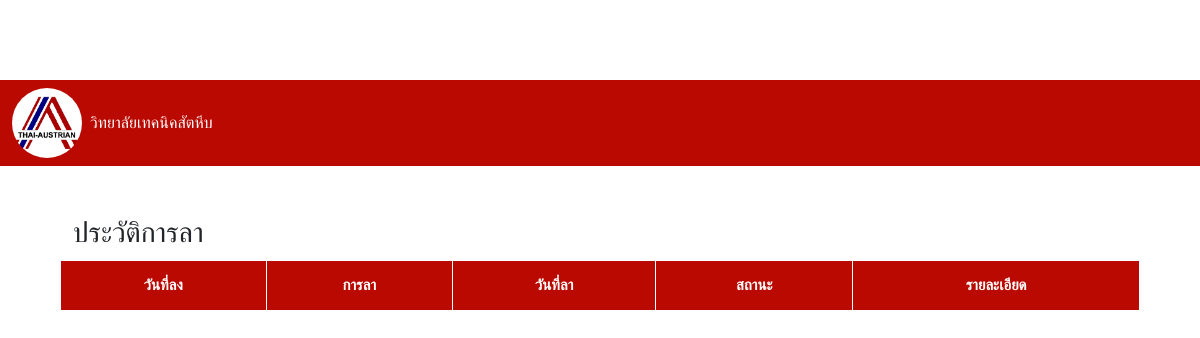
Before: /LeaveHistory.php (signed in) with the older database file.
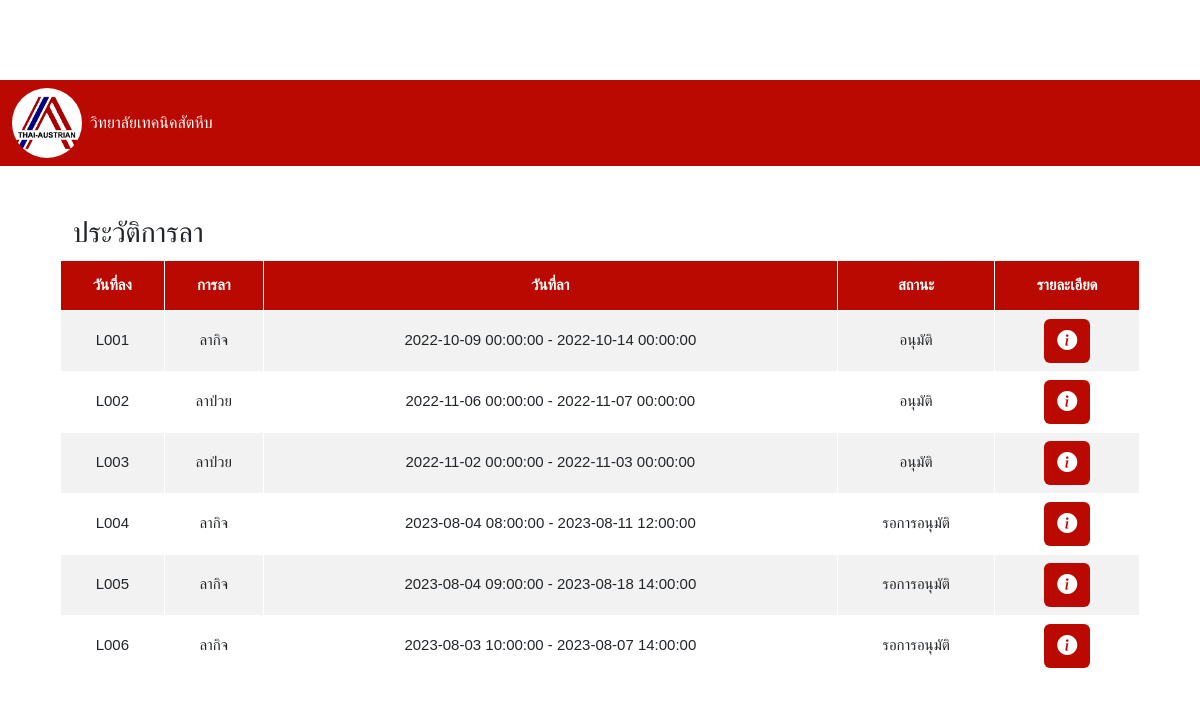
After: the same page with the newer database file.
### tables this page shows
CREATE TABLE `leaves` (
  `leave_id` varchar(5) NOT NULL,
  `leave_type_id` varchar(5) NOT NULL,
  `std_id` varchar(11) NOT NULL,
  `start_leave_date` datetime NOT NULL,
  `end_leave_date` datetime NOT NULL,
  `leave_comment` varchar(250) DEFAULT NULL,
  `std_admit` tinyint(1) NOT NULL,
  `parent_comment` varchar(250) DEFAULT NULL,
  `parent_admit` tinyint(1) NOT NULL,
  `teacher_comment` varchar(250) DEFAULT NULL,
  `teacher_admit` tinyint(1) NOT NULL,
  `leave_status_id` varchar(5) NOT NULL,
  `attach_medCerti` varchar(200) DEFAULT NULL
);

CREATE TABLE `leave_type` (
  `leave_type_id` varchar(5) NOT NULL,
  `leave_type_name` varchar(100) NOT NULL
);

CREATE TABLE `leave_status` (
  `leave_status_id` varchar(5) NOT NULL,
  `leave_status_name` varchar(100) NOT NULL
);

### LeaveHistory.php (the view, shortened to what this page needs)
<!DOCTYPE html>
<html lang="en">
<head>
</head>
<body>
    <?php
    include "navbar.php";
    include "connect.php";
    $query = "SELECT leave_id, start_leave_date ,date(start_leave_date) as start_date_woTime ,
              end_leave_date , time(start_leave_date) as start_time_woDate , lt.leave_type_name ,
              date(end_leave_date) as end_date_woTime , time(end_leave_date) as end_time_woDate ,
              leave_comment , ls.leave_status_name
              FROM leaves
              inner JOIN leave_type lt on leaves.leave_type_id=lt.leave_type_id AND std_id = '$STD_ID'
              inner join leave_status ls on leaves.leave_status_id=ls.leave_status_id ";
    $result = mysqli_query($connect, $query);
    ?>
    <H3 class="align-left text-left mb-0">ประวัติการลา</H3>
    <div class="table-container w-100 d-flex justify-content-center mt-0">
        <table class="table table-striped m-0" style="width: 90%; font-size: 15px">
            <thead>
                <tr class="align-middle text-center">
                    <th>วันที่ลง</th>
                    <th>การลา</th>
                    <th>วันที่ลา</th>
                    <th>สถานะ</th>
                    <th>รายละเอียด</th>
                </tr>
            </thead>
            <tbody class="align-middle text-center">
                <?php
                while ($row = mysqli_fetch_array($result)) {
                ?>
                    <tr>
                        <td><?php echo $row['leave_id'] ?></td>
                        <td><?php echo $row['leave_type_name'] ?></td>
                        <td><?php echo $row['start_leave_date'] . " - " . $row['end_leave_date'] ?></td>
                        <td><?php echo $row['leave_status_name'] ?></td>
                        <td>
                            <button type="button" class="btn " style="background-color: #BA0900; color:#ffffff" data-bs-toggle="modal" data-bs-target="#detail<?php echo $row['leave_id'] ?>"><i class="bi bi-info-circle-fill fs-5"></i></button>
                        </td>
                    </tr>
                <?php } ?>
            </tbody>
        </table>
</body>
</html>

### navbar.php (shortened to what this page needs)
<!DOCTYPE html>
<html>
<head>
    <link rel="stylesheet" href="forindex.css">
</head>
<body>
    <?php
    if (isset($_SESSION["STD_ID"])) {
        $STD_ID = $_SESSION["STD_ID"];
    } else {
        echo "กรุณาล็อกอินก่อนใช้งาน!";
    }
    ?>
    <nav class="navbar navbar-expand-lg bg-body-tertiary" style="background: #BA0900;">
        <div class="container-fluid">
            <img src="./img/TATC_Logo.png" width="70" class="rounded-circle border-10px">
            <div class="collapse navbar-collapse" id="navbarNav">
                <ul class="navbar-nav">
                    <li class="nav-item">
                        <a class="nav-link text-white" href="index.php">วิทยาลัยเทคนิคสัตหีบ</a>
                    </li>
                </ul>
            </div>
        </div>
    </nav>
</body>
</html>

### LeaveHistory.php (style rules this page uses)
.table-container { padding-top: 10px; display: block; margin-left: auto; margin-right: auto }
h3 { padding-top: 50px; margin: 73px; }
.table { border-collapse: collapse; margin: 25px 0; font-size: 0.9em; width: 90%; }
.table thead tr th { background-color: #BA0900; color: #ffffff; border: 1px solid white; height: 50px; font-weight: bold; }
.table tbody tr td { background-color: white; border: 1px solid white; }

Changed rows visible on the page:
added leaves: leave_id "L001", leave_type.leave_type_name "ลากิจ", start_leave_date "2022-10-09 00:00:00", end_leave_date "2022-10-14 00:00:00", leave_status.leave_status_name "อนุมัติ"
added leaves: leave_id "L002", leave_type.leave_type_name "ลาป่วย", start_leave_date "2022-11-06 00:00:00", end_leave_date "2022-11-07 00:00:00", leave_status.leave_status_name "อนุมัติ"
added leaves: leave_id "L003", leave_type.leave_type_name "ลาป่วย", start_leave_date "2022-11-02 00:00:00", end_leave_date "2022-11-03 00:00:00", leave_status.leave_status_name "อนุมัติ"
added leaves: leave_id "L004", leave_type.leave_type_name "ลากิจ", start_leave_date "2023-08-04 08:00:00", end_leave_date "2023-08-11 12:00:00", leave_status.leave_status_name "รอการอนุมัติ"
added leaves: leave_id "L005", leave_type.leave_type_name "ลากิจ", start_leave_date "2023-08-04 09:00:00", end_leave_date "2023-08-18 14:00:00", leave_status.leave_status_name "รอการอนุมัติ"
added leaves: leave_id "L006", leave_type.leave_type_name "ลากิจ", start_leave_date "2023-08-03 10:00:00", end_leave_date "2023-08-07 14:00:00", leave_status.leave_status_name "รอการอนุมัติ"
